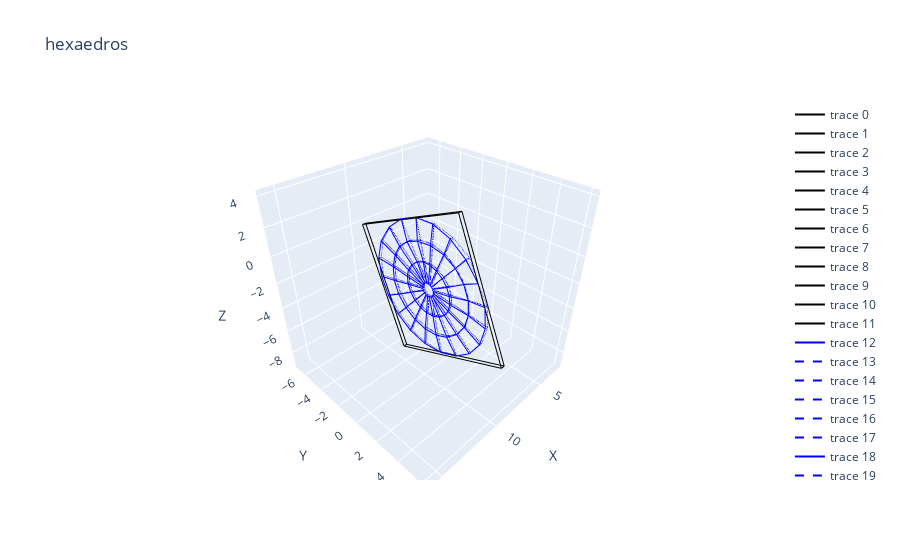

Here is the notebook cell this chart was saved with:
### Code cell
fig = go.Figure()
f.build_box(fig)
plot_hexaedro(fig, hexaedros, isdegenerate)
update_plot(fig, 'hexaedros')
fig.show()
